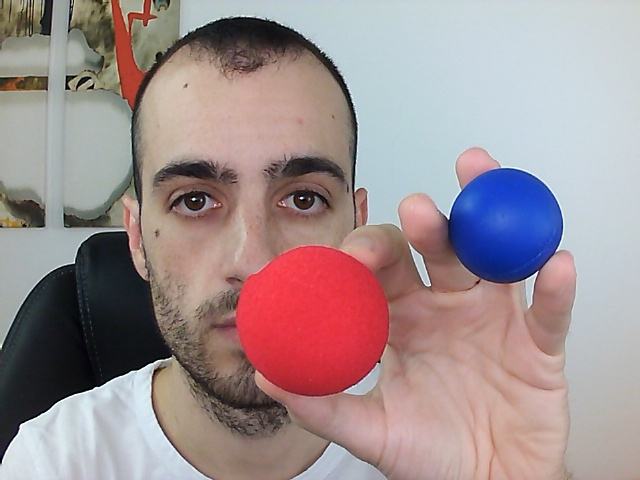
#> input picture course_object_detection/module-1/9-hsv-detect-colorspace/blue_red_ball.jpg, 640 x 480 px, given in place of the camera
$ python 'detect objects in real time with camera.py'
#> lines starting #> are read from the running program, lines starting #| are printed output that depends on the picture; after the words box and inside, x2 and y2 are one past the last pixel; in counts of white or black regions, pixels touching at a corner belong together
import cv2
import numpy as np

# Load Camera
cap = cv2.VideoCapture(1)

# Create mask for red color
low_red = np.array([148, 81, 0])
high_red = np.array([179, 255, 255])

# Create mask for blue color
low_blue = np.array([80, 77, 84])
high_blue = np.array([167, 255, 255])

while True:
    _, frame = cap.read()
#> frame is the input picture: shape (480, 640, 3); mean B, G, R 145.3, 143.6, 160.3
    hsv_img = cv2.cvtColor(frame, cv2.COLOR_BGR2HSV)
#> hsv_img: shape (480, 640, 3); mean H, S, V 65.9, 58.9, 171.6

    # Create masks with color ranges
    mask_red = cv2.inRange(hsv_img, low_red, high_red)
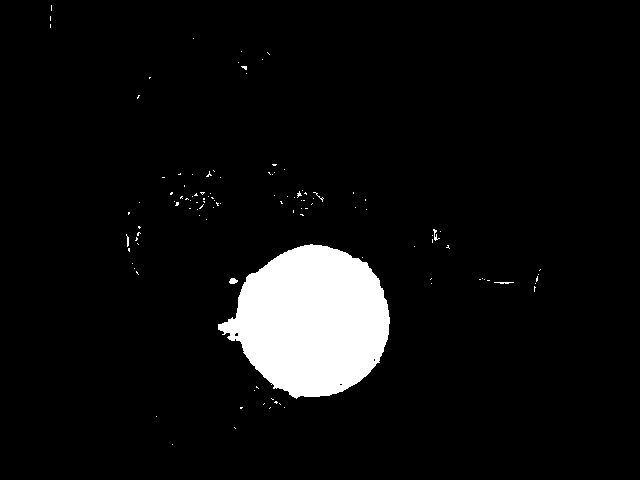
#> mask_red: shape (480, 640); 6.2% white; 112 white regions (107 under 20 px), largest, box (x1, y1, x2, y2) and area: (218, 244, 390, 399) 18513, (229, 278, 238, 284) 40, (433, 229, 440, 241) 31, (494, 282, 514, 284) 28, (126, 234, 129, 247) 22
    mask_blue = cv2.inRange(hsv_img, low_blue, high_blue)
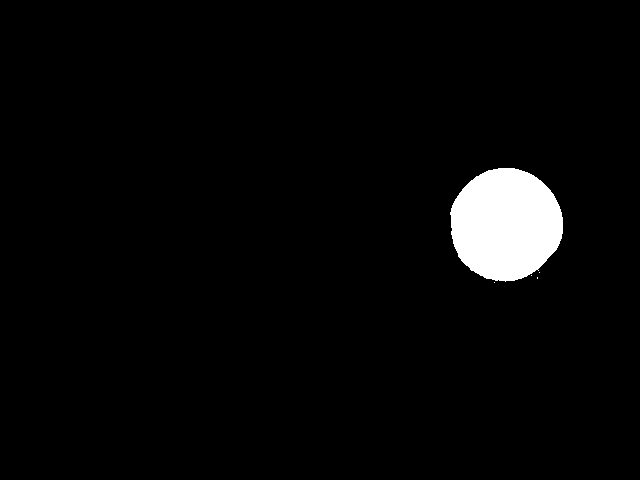
#> mask_blue: shape (480, 640); 3.2% white; 5 white regions (4 under 20 px), largest, box (x1, y1, x2, y2) and area: (450, 168, 563, 282) 9963

    # Link together the Masks
    mask = cv2.add(mask_blue, mask_red)
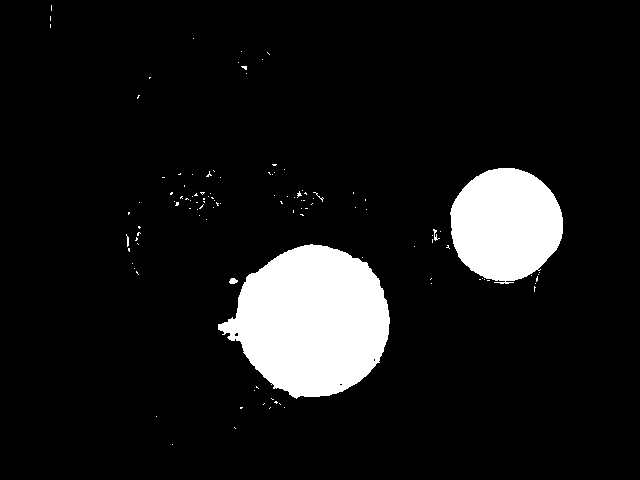
#> mask: shape (480, 640); 9.4% white; 113 white regions (108 under 20 px)

    # Find Contours
    contours, _ = cv2.findContours(mask, cv2.RETR_TREE, cv2.CHAIN_APPROX_SIMPLE)
#> contours = 118 contours, 115 with area under 20; largest, box (x1, y1, x2, y2) and area: (218, 244, 390, 399) 18278, (450, 168, 563, 284) 9812, (229, 278, 238, 284) 30
    for cnt in contours:
        area = cv2.contourArea(cnt)

        if area > 2000:
            # Draw precise boundaries of the objects
            # cv2.drawContours(img, [cnt], -1, (0, 255, 0), 3)

            # Draw rectangle bounding the objects detected
            (x, y, w, h) = cv2.boundingRect(cnt)
            cv2.rectangle(frame, (x, y), (x + w, y + h), (0, 255, 0), 3)
#> this loop made 118 passes
#> (area, x, y, w, h) on passes 33, 105: (18277.5, 218, 244, 172, 155), (9812.5, 450, 168, 113, 116)
#> area on pass 21: 29.5
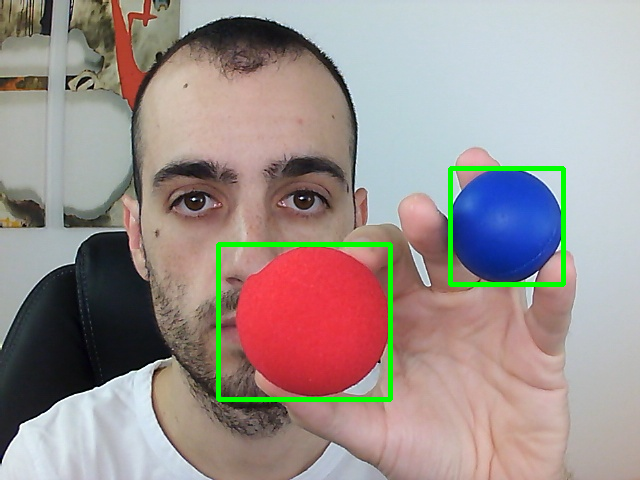
#> frame: shape (480, 640, 3); 1.8% of pixels changed, all inside (x1, y1, x2, y2) = (216, 166, 566, 402)

    # Show the frame
    cv2.imshow("Frame", frame)
    key = cv2.waitKey(1)
#> (key Esc is pressed here)
    if key == 27:
        break

cap.release()
cv2.destroyAllWindows()

$ run again, on course_object_detection/module-1/9-hsv-detect-colorspace/red_ball.jpg
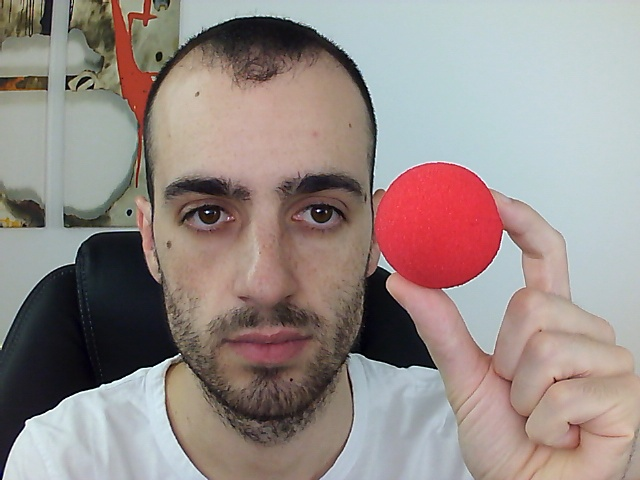
#> input picture course_object_detection/module-1/9-hsv-detect-colorspace/red_ball.jpg, 640 x 480 px, given in place of the camera
#> frame is the input picture: shape (480, 640, 3); mean B, G, R 136.1, 139.9, 151.6
#> hsv_img: shape (480, 640, 3); mean H, S, V 63.5, 53.8, 159.1
#> `mask_red = cv2.inRange(hsv_img, low_red, high_red)`:
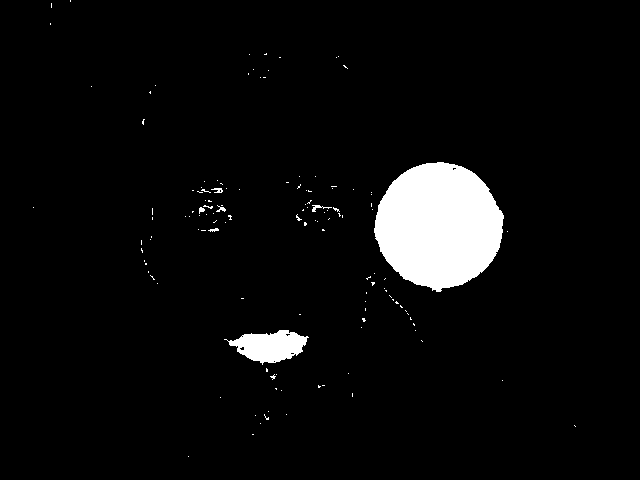
#> mask_red: shape (480, 640); 4.9% white; 132 white regions (125 under 20 px)
#> mask_blue: shape (480, 640); every value is 0
#> contours = 139 contours, 135 with area under 20; largest, box (x1, y1, x2, y2) and area: (374, 162, 504, 292) 12389, (224, 330, 309, 365) 1658, (312, 205, 332, 212) 22, (211, 188, 223, 193) 21
#> the loop `for cnt in contours:` made 139 passes
#> (area, x, y, w, h) on pass 120: (12389, 374, 162, 130, 130)
#> after the loop `for cnt in contours:`:
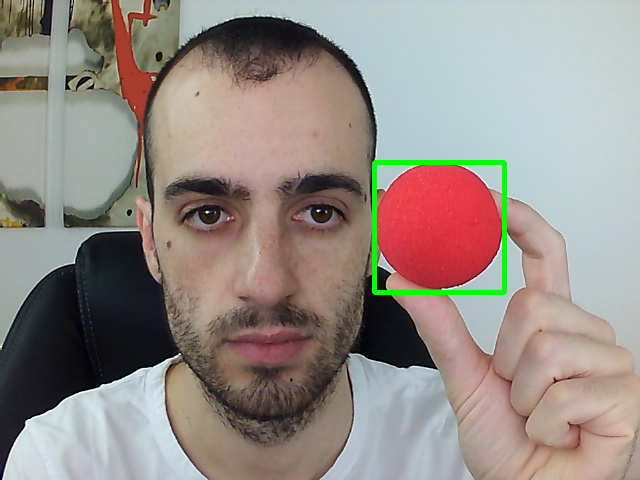
#> frame: shape (480, 640, 3); 0.84% of pixels changed, all inside (x1, y1, x2, y2) = (372, 160, 507, 295)
